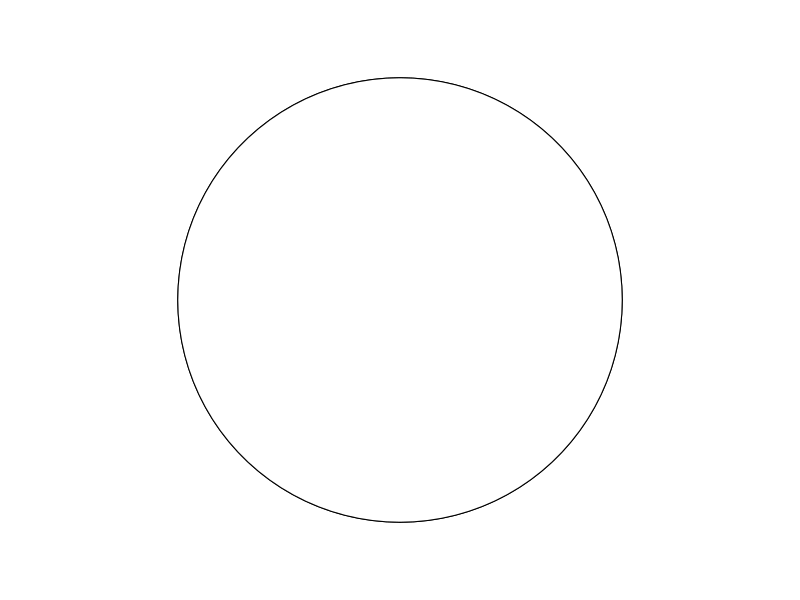
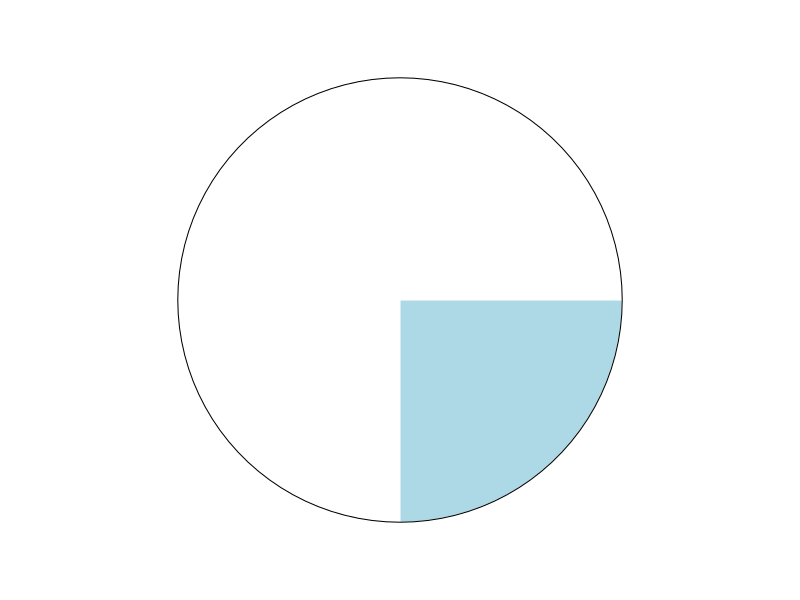
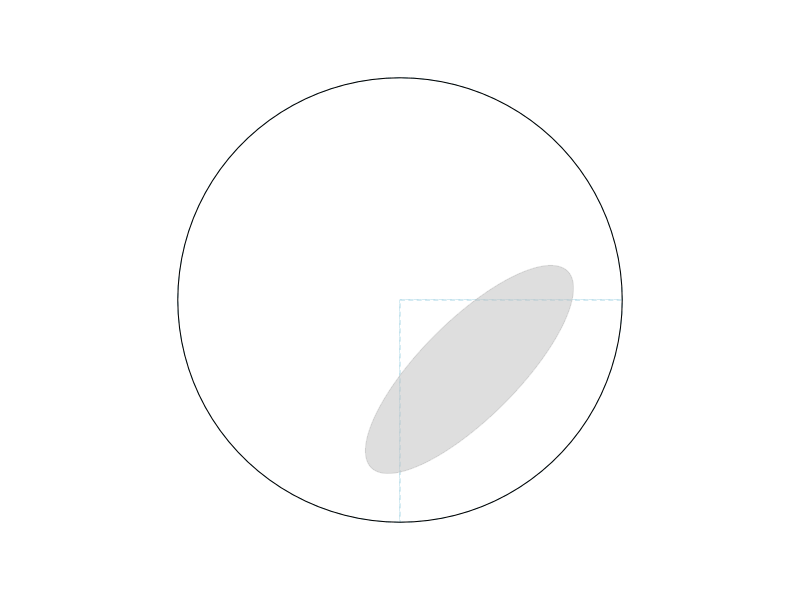
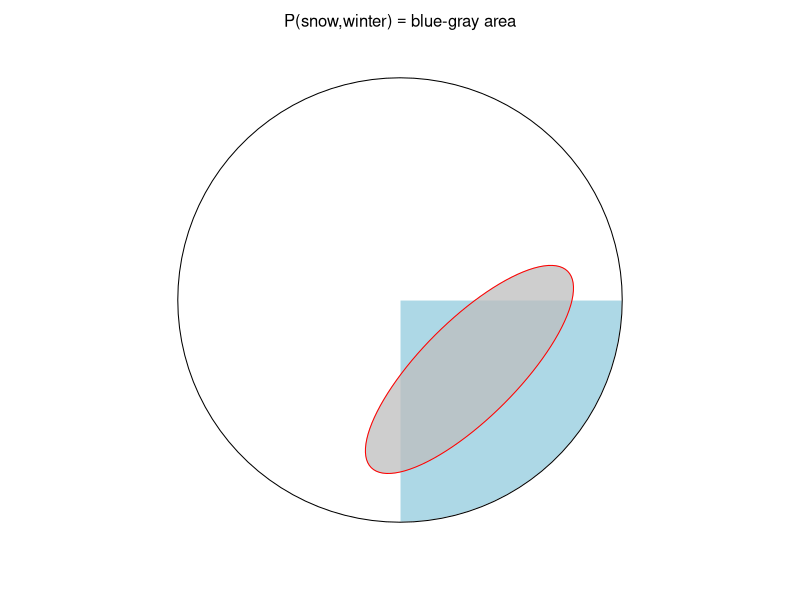
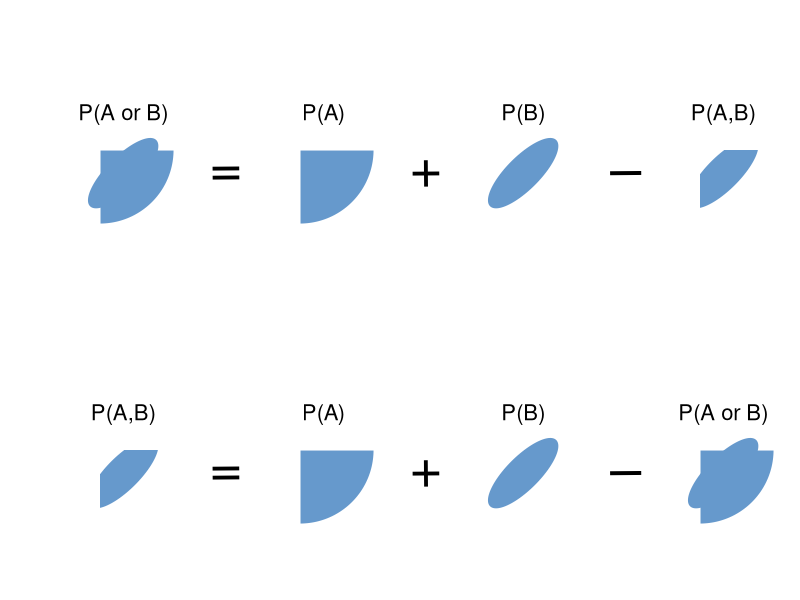
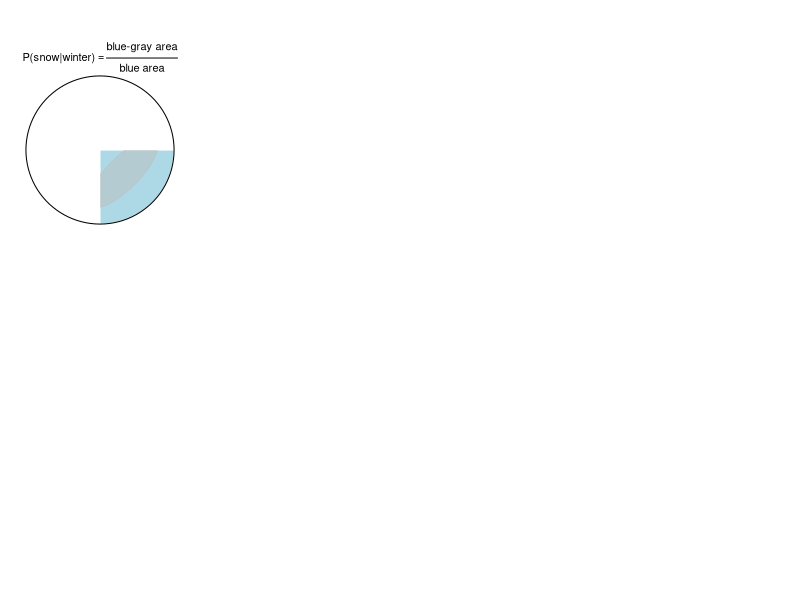
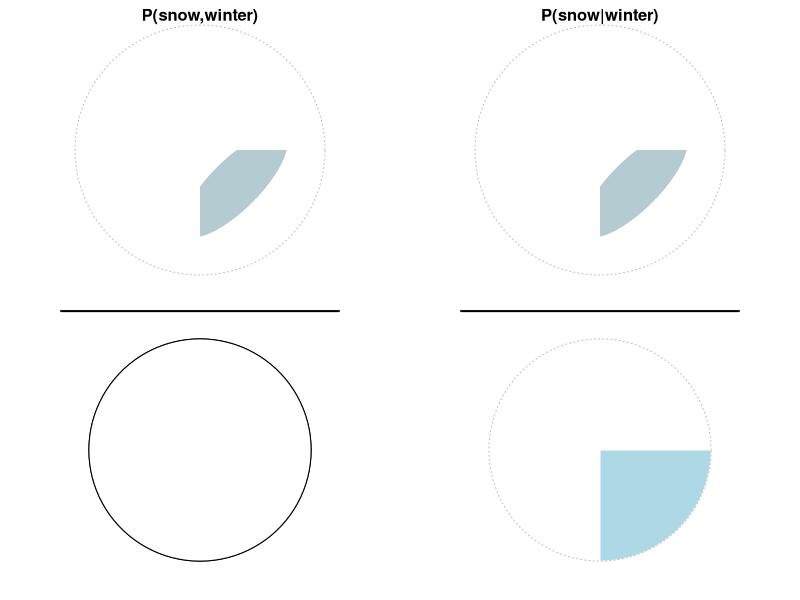
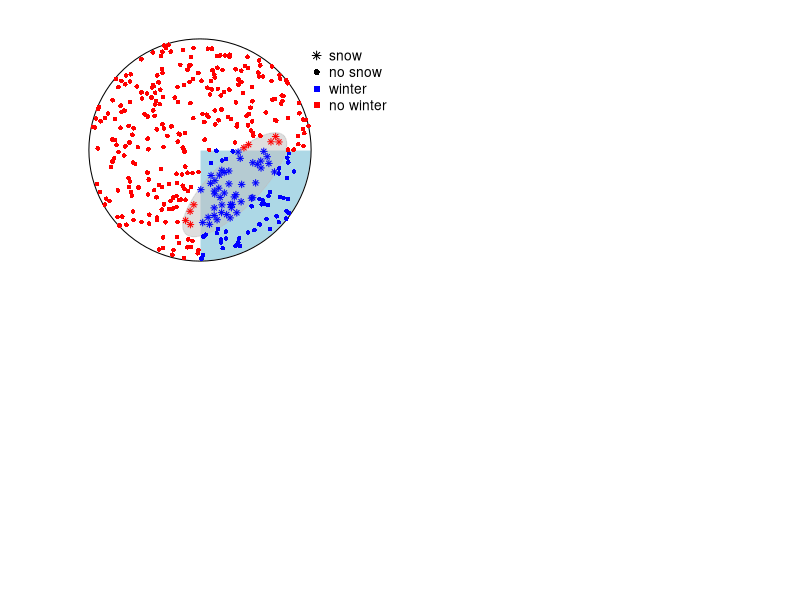

Generate these figures, in order, with R:
## ---- chunk 1
knitr::opts_chunk$set(echo = TRUE, dpi = 300, fig.align = 'center')
## ---- chunk 2
library(plotrix)
library(magrittr)
par(mar = c(0,0,0,0))
pie(c(3,1), labels = "")
draw.circle(0,0,.8, col ="white")
## ---- chunk 3
draw_pie = function() {
  par(mar = c(0,0,0,0))
  pie(c(3,1), labels = "", border = "white")
  draw.circle(0,0,.8)
}
draw_pie()
## ---- chunk 4
e.rot = 45
h.e = .25
k.e = -.25
a.e = .5
b.e = .175
draw_ellipse = function() {
  draw.ellipse(h.e,k.e,a.e,b.e , angle = e.rot,
               col = adjustcolor("grey",alpha = .5),
               border = adjustcolor("grey",alpha = .5)) 
}
par(mar = c(0,0,0,0))
pie(c(3,1), labels = "", border = "lightblue", col = "white", lty = 2)
draw.circle(0,0,.8, col =adjustcolor("white",alpha = 0))
draw_ellipse()
## ---- chunk 5
draw_pie()
e.rot = 45
h.e = .25
k.e = -.25
a.e = .5
b.e = .175
draw_ellipse = function(col = adjustcolor("grey",alpha = .5),
                        border =  adjustcolor("grey",alpha = .5)) {
  draw.ellipse(h.e,k.e,a.e,b.e , angle = e.rot,
               col = col,
               border = border) 
}
draw_ellipse()
draw_ellipse(col = adjustcolor("grey",alpha = .5), border = "red")
text(0,1,expression("P(snow,winter)" =="blue-gray area"))
## ---- chunk 6

## ---- chunk 7
par(mfrow = c(2,4), mar = c(0,0,0,0), oma =c(0,0,0,0), bg = adjustcolor("white",alpha = 0))

pie(c(3,1), labels = "", border = "white", col = c("white","#6699cc"))
draw_ellipse(col = "#6699cc", border = "#6699cc")
text(.25,.25,"P(A or B)",pos = 3, cex = 2)


pie(c(3,1), labels = "", border = "white", col = c("white","#6699cc"))
text(.25,.25,"P(A)",pos = 3, cex = 2)
text(x = -.8,-.25,"=", adj = .5, cex = 5, srt = .5, xpd = FALSE)

pie(c(3,1), col = "white", labels = "", border = "white")
draw_ellipse(col = "#6699cc", border = "#6699cc")
text(.25,.25,"P(B)",pos = 3, cex = 2)
text(x = -.8,-.25,"+", adj = .5, cex = 5, srt = .5, xpd = FALSE)


pie(c(3,1), col = "white", labels = "", border = "white")
draw_ellipse(col = "#6699cc", border = "#6699cc")
rect(0,0,.7,.2, col = "white", border = NA)
rect(0,0,-.2,-.7, col = "white", border = NA)
text(.25,.25,"P(A,B)",pos = 3, cex = 2)
text(x = -.8,-.25,"–", adj = .5, cex = 5, srt = .5, xpd = FALSE)


pie(c(3,1), col = "white", labels = "", border = "white")
draw_ellipse(col = "#6699cc", border = "#6699cc")
rect(0,0,.7,.2, col = "white", border = NA)
rect(0,0,-.2,-.7, col = "white", border = NA)
text(.25,.25,"P(A,B)",pos = 3, cex = 2)

pie(c(3,1), labels = "", border = "white", col = c("white","#6699cc"))
text(.25,.25,"P(A)",pos = 3, cex = 2)
text(x = -.8,-.25,"=", adj = .5, cex = 5, srt = .5, xpd = FALSE)

pie(c(3,1), col = "white", labels = "", border = "white")
draw_ellipse(col = "#6699cc", border = "#6699cc")
text(.25,.25,"P(B)",pos = 3, cex = 2)
text(x = -.8,-.25,"+", adj = .5, cex = 5, srt = .5, xpd = FALSE)

pie(c(3,1), labels = "", border = "white", col = c("white","#6699cc"))
draw_ellipse(col = "#6699cc", border = "#6699cc")
text(.25,.25,"P(A or B)",pos = 3, cex = 2)
text(x = -.8,-.25,"–", adj = .5, cex = 5, srt = .5, xpd = FALSE)

## ---- chunk 8
par(mar = c(0,0,0,0))
pie(c(3,1), labels = "", border = "white")
draw.circle(0,0,.8)
text(0,1,expression("P(snow|winter)" == frac("blue-gray area", "blue area")))
draw_ellipse()
rect(0,0,.7,.2, col = "white", border = NA)
rect(0,0,-.2,-.7, col = "white", border = NA)
## ---- chunk 9
par(mar = c(0,0,0,0), mfrow = c(2,2))

pie(c(3,1), labels = "", ylim = c(0,-.5))
draw.circle(0,0,.9, col ="white", lty = 3, border = "grey")
draw.ellipse(h.e,k.e,a.e,b.e , col = "lightblue", angle = e.rot, border = "lightblue")
draw_ellipse()
rect(0,0,.7,.2, col = "white", border = NA)
rect(0,0,-.2,-.7, col = "white", border = NA)
title("P(snow,winter)",line = -1.25)

pie(c(3,1), labels = "", ylim = c(0,-.5))
draw.circle(0,0,.9, col ="white", lty = 3, border = "grey")
draw.ellipse(h.e,k.e,a.e,b.e , col = "lightblue", angle = e.rot, border = "lightblue")
draw_ellipse()
rect(0,0,.7,.2, col = "white", border = NA)
rect(0,0,-.2,-.7, col = "white", border = NA)
title("P(snow|winter)",line = -1.25)

pie(c(3,1), labels = "")
draw.circle(0,0,.8, col ="white")
lines(c(-1,1),c(1,1), lwd = 2)

pie(c(3,1), labels = "", border = "white")
draw.circle(0,0,.8, lty = 3, border = "grey")
lines(c(-1,1),c(1,1), lwd = 2)
## ---- chunk 10
shift_rotate = function(xy,shift_x, shift_y, angle) {
  theta = 2*pi/(1/(angle/360))
  trans.mat = transf = matrix(c(cos(theta),-sin(theta),sin(theta),cos(theta)),nrow = 2)
  
  x.e = xy[1] - shift_x
  y.e = xy[2] - shift_y
  
  xy_transf = trans.mat %*% matrix(c(x.e,y.e))
  
  return(xy.r = c(
    x.r = shift_x + xy_transf[1],
    y.r = shift_y + xy_transf[2]  
  ))
}

in_ellipse = function(xy,h,k,a,b, e.rot) {
  xy.r = shift_rotate(xy,h,k,e.rot)
  (xy.r[1]-h)^2/a^2 + (xy.r[2]-k)^2/b^2 <= 1
}

rpoint_in_circle = function() {
  r = 0.8 * sqrt(runif(1))
  theta = runif(1) * 2 * pi
  return(c(0 + r * cos(theta),
           0 + r * sin(theta)))
}

## ---- chunk 11
set.seed(123)

# draw the background
draw_pie()
draw_ellipse()

N = 365
is.winter = vector(length = N) # vector to count winter days
is.snow = vector(length = N) # vector to count snow days

for (k in 1:N) {
  # generate random point with custom function
  xy = rpoint_in_circle()
  
  # check if it is a snow day, i.e. in ellipse, with custom function
  is.snow[k] = in_ellipse(xy,h.e,k.e,a.e,b.e,e.rot)
  # check if it is a winter day
  is.winter[k] = xy[1] > 0 & xy[2] < 0
  
  # plot points
  points(xy[1],xy[2],
         pch = ifelse(is.snow[k] == T,8,16), cex = .75,
         bg = ifelse(is.winter[k] == T,"blue","red"),
         col = ifelse(is.winter[k] == T,"blue","red"))
}
legend(.75,.8,
       pch = c(8,16,15,15), bty = "n",
       col = c("black","black","blue","red"),
       legend = c("snow","no snow", "winter", "no winter"))
## ---- chunk 12
N_winter = sum(is.winter)
P_winter = N_winter/N
P_winter %>% round(2)
## ---- chunk 13
N_snow = sum(is.snow)
P_snow = N_snow/N
P_snow %>% round(2)
## ---- chunk 14
# logical indexing:
# is.snow[is.winter] returns only those entries of the 
# vector is.snow that are at positions where the 
# value for is.winter is TRUE
N_winter_and_snow = sum(is.snow[is.winter]) 
P_winter_and_snow = N_winter_and_snow/N
P_winter_and_snow %>% round(2)
## ---- chunk 15
P_snow_given_winter = N_winter_and_snow/N_winter
P_snow_given_winter %>% round(2)
## ---- chunk 16
P_snow_given_winter = P_winter_and_snow/P_winter
## ---- chunk 17
par(mfrow = c(2,2))
plot(seq(-3,3,.1), 
     seq(-3,3,.1)^2,
     type = "l", 
     xlab = "x",
     ylab = "f(x) = f(x)",
     bty = "n", main = "Qudratic function")
text(0,6,expression(f(x)~"="~x^2))
plot(seq(0,pi*2,.1), 
     sin(seq(0,pi*2,.1)),
     type = "l", 
     xlab = "x",
     ylab = "y = f(x)",
     bty = "n", main = "Sine function")
text(5,.5,expression(f(x)~"="~sin(x)))
plot(seq(0,10,.1), 
     3 + 0.5 * seq(0,10,.1),
     type = "l", 
     xlab = "x",
     ylab = "y = f(x)",
     bty = "n", main = "linear regression function")
text(2,7,expression(f(x)~"="~a+b*x))
plot(seq(-3,3,.1), 
     dnorm(seq(-3,3,.1)),
     type = "l", 
     xlab = "x",
     ylab = "y = f(x)",
     main = "Normal distribution function",
     bty = "n")
text(0,.1, expression(f(x)~"="~frac(1,sigma~sqrt(2~pi))~e^{-frac(1,2)~(frac(x-mu,sigma))^2}))
## ---- chunk 18
par(mar=c(3,2,0,1))
plot(0, type = "n", xlim = c(0,1), 
     yaxt = "n", ylab = "", 
     xlab = "p",
     bty = "n")
## ---- chunk 19
par(mar=c(3,2,0,1))
plot(0,type = "n",
     ylim = c(0,1.01),
     xlim = c(0,1),
     ylab = "", xlab = "p",
     bty = "n")
arrows(1,0,1,1, col = "blue", length = .1)
lines(c(0,1),c(0,0), col = "blue")
## ---- chunk 20
par(mar=c(3,2,0,1))
curve(dbeta(x,1,1),
      ylab = "density", 
      xlab = "p", 
      bty = "n",
      col = "blue")
## ---- chunk 21
par(mar=c(3,2,0,1))
filled.beta = function(a = 1, b = 1, col = "blue", border = NA, ylim = NULL, add = F) {
  x = seq(0,1,.01)
  y = dbeta(x,a,b)
  x.poly <- c(x, tail(x,1), head(x,1))
  y.poly <- c(y, 0, 0)
  if (is.null(ylim)) ylim = c(0,max(y))
  if (add == FALSE)
    plot(0,type = "n", ylim = ylim, xlab = "p", ylab = "density", xlim = c(0,1), bty = "n")
  polygon(x.poly, y.poly, col=col, border=border)
}
par(mfrow = c(1,2))
filled.beta(1.3,1.1, col = adjustcolor("blue", alpha = .5), ylim = c(0,2))
curve(dbeta(x,1.3*2,1.1*1.5), col = adjustcolor("blue", alpha = .5), add = T)
filled.beta(1.3*2,1.1*1.5, col = adjustcolor("blue", alpha = .5), ylim = c(0,2))
curve(dbeta(x,1.3,1.1), col = adjustcolor("blue", alpha = .5), add = T)
## ---- chunk 22
p = seq(0,1,length.out = 100)
prior = dbeta(p,2,1.5)
prior = prior/sum(prior)
plot(p,
     prior,
     ylab = "density",
     main = "Prior",
     type = 'l',
     xlab = "p",
     bty = "n",
     col = "blue")
## ---- chunk 23
trials = 4
successes = 3
likelihood = dbinom(successes,size = trials, prob = p)
likelihood = likelihood/sum(likelihood)
plot(p,
     likelihood,
     ylab = "density",
     main = "Likelihood",
     type = 'l',
     xlab = "p",
     bty = "n",
     col = "red")
## ---- chunk 24
prior_x_likelihood = prior * likelihood
## ---- chunk 25
plot(p,
     prior_x_likelihood,
     type = 'l',
     xlab = "p",
     ylab = "density",
     bty = "n",
     col = "violet",
     lty = 3,
     main = "prior * likelihood",
     lwd = 2)
## ---- chunk 26
s = sum(prior_x_likelihood)
posterior = prior_x_likelihood/s
c(1/s, sum(posterior))
## ---- chunk 27
par(mar = c(5.1,4.1,1,2.1))
plot(p,prior_x_likelihood,'l',
     ylim = c(0,0.025),ylab = "density",
     col = "violet", lty = 3, lwd = 2)
m = c(10,25,50)
for (k in 1:length(m)) {
  lines(p,prior_x_likelihood*m[k])
  text(p[which.max(prior_x_likelihood)],
       max(prior_x_likelihood*m[k]),
       paste0("* ",m[k]), pos = 3)
}
lines(p,prior_x_likelihood*1/s,
      col = "violet", lwd = 2)
text(p[which.max(prior_x_likelihood)],
     max(posterior),
     paste0("* ",1/s), pos = 3)
## ---- chunk 28
par(mar = c(5.1,4.1,1,2.1))
plot(p,
     posterior,
     type = 'l',
     xlab = "p",
     ylab = "density",
     col = "violet",
     lwd = 2)
lines(p,prior * likelihood,col = "violet", lty = 3)
lines(p,prior,col = "blue")
lines(p,likelihood,col = "red")
legend("topleft",
       col = c("blue","red","violet"),
       lty = 1,
       legend = c("Prior","Likelihood","Posterior"), 
       bty = "n")
## ---- chunk 29
trials = 20
successes = 15
likelihood = dbinom(successes,size = trials, prob = p)
likelihood = likelihood/sum(likelihood)
posterior = prior * likelihood
posterior = posterior/sum(posterior)
par(mar = c(5.1,4.1,1,2.1))
plot(p,
     posterior,
     ylab = "density",
     type = 'l',
     xlab = "p",
     col = "violet",
     lwd = 2)
lines(p,prior,col = "blue")
lines(p,likelihood,col = "red")
legend("topleft",
       col = c("blue","red","violet"),
       lty = 1,
       legend = c("Prior","Likelihood","Posterior"), 
       bty = "n")
## ---- chunk 30
p_grid = seq(0,1,by = .05)
prior = dbeta(p_grid,2,1)
plot(p_grid, prior, type = "h", col = "blue",
     ylab = "density", main = "Prior")
## ---- chunk 31
likelihood = dbinom(10,13,p_grid)
plot(p_grid, likelihood, type = "h", col = "red",
     ylab = "density", main = "Likelihood")
## ---- chunk 32
posterior = prior * likelihood
plot(p_grid, posterior, type = "h", col = "violet", 
     ylab = "density", main = "Posterior")
## ---- chunk 33
par(mar = c(5.1,4.1,1,2.1))
ylim = c(0,max(c(likelihood,posterior,prior)))
plot(p_grid, prior, type = "h",col = "blue", 
     ylab = "density", ylim = ylim)
lines(p_grid+.005, likelihood, type = "h", col = "red")
lines(p_grid-.005, posterior, type = "h", col = "violet")
legend("topleft",col = c("blue","red","violet"),
       lty = 1, legend = c("Prior","Likelihood","Posterior"), 
       bty = "n")
## ---- chunk 34
n_prior = prior/sum(prior)
n_likelihood = likelihood/sum(likelihood)
n_posterior = posterior/sum(posterior)
n_ylim = c(0,max(c(n_likelihood,n_posterior,n_prior)))
par(mar = c(5.1,4.1,1,2.1))
plot(p_grid, n_prior, type = "h", col = "blue", 
     ylab = "normalized density", ylim = n_ylim)
lines(p_grid+.005, n_likelihood, type = "h", col = "red")
lines(p_grid-.005, n_posterior, type = "h", col = "violet")
legend("topleft",col = c("blue","red","violet"),
       lty = 1, legend = c("Prior","Likelihood","Posterior"), 
       bty = "n")
## ---- chunk 35
par(mar = c(5.1,4.1,1,2.1))
plot(p_grid, n_prior, col = "blue", type = "l", 
     ylab = "normalized density", ylim = n_ylim)
lines(p_grid, n_likelihood, col = "red")
lines(p_grid, n_posterior, col = "violet")
legend("topleft",col = c("blue","red","violet"),
       lty = 1, legend = c("Prior","Likelihood","Posterior"), 
       bty = "n")
## ---- chunk 36
fp_grid = seq(0,1,by = .001)
f_prior = dbeta(fp_grid,2,1)
f_likelihood = dbinom(10,13,fp_grid)
f_posterior = f_prior * f_likelihood

f_prior = f_prior/sum(f_prior)
f_posterior = f_posterior/sum(f_posterior)
f_likelihood = f_likelihood/sum(f_likelihood)
f_ylim = c(0,max(c(f_likelihood,f_posterior,f_prior)))

par(mar = c(5.1,4.1,1,2.1))
plot(fp_grid, f_prior, type = "l", col = "blue",
     ylab = "normalized density", ylim = f_ylim)
lines(fp_grid, f_likelihood, col = "red")
lines(fp_grid, f_posterior, col = "violet")
legend("topleft",col = c("blue","red","violet"),
       lty = 1, legend = c("Prior","Likelihood","Posterior"), 
       bty = "n")
